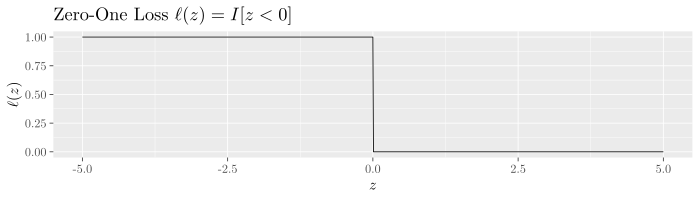

This chart was generated by the following R code:
library(data.table)
library(ggplot2)
library(tikzDevice)

dt <- data.table(
  x = seq(-5, 5, by = 0.01)
)

dt$y <- ifelse(dt$x<=0, 1 , 0)
tikz(file = '~/Documents/masters-thesis/zero-one-loss.tex',height =2,standAlone = TRUE)
gg <- ggplot(dt)+
  geom_line(aes(x,y))+
  ggtitle('Zero-One Loss $\\ell(z)=I[z < 0]$')+
  xlab("$z$")+
  ylab("$\\ell(z)$")
plot(gg)
dev.off()

tinytex::pdflatex('~/Documents/masters-thesis/zero-one-loss.tex')
